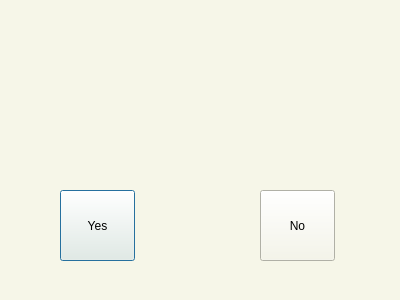
<?xml version="1.0" encoding="UTF-8"?>
<ui version="4.0">
 <class>OverwriteFileDialogue</class>
 <widget class="QDialog" name="OverwriteFileDialogue">
  <property name="geometry">
   <rect>
    <x>0</x>
    <y>0</y>
    <width>400</width>
    <height>300</height>
   </rect>
  </property>
  <property name="windowTitle">
   <string>Dialog</string>
  </property>
  <property name="styleSheet">
   <string notr="true">background-color: rgb(246, 246, 232);</string>
  </property>
  <widget class="QLabel" name="Label">
   <property name="geometry">
    <rect>
     <x>10</x>
     <y>10</y>
     <width>371</width>
     <height>171</height>
    </rect>
   </property>
   <property name="text">
    <string/>
   </property>
  </widget>
  <widget class="QPushButton" name="Yes">
   <property name="geometry">
    <rect>
     <x>60</x>
     <y>190</y>
     <width>75</width>
     <height>71</height>
    </rect>
   </property>
   <property name="text">
    <string>Yes</string>
   </property>
  </widget>
  <widget class="QPushButton" name="No">
   <property name="geometry">
    <rect>
     <x>260</x>
     <y>190</y>
     <width>75</width>
     <height>71</height>
    </rect>
   </property>
   <property name="text">
    <string>No</string>
   </property>
  </widget>
 </widget>
 <resources/>
 <connections/>
</ui>
